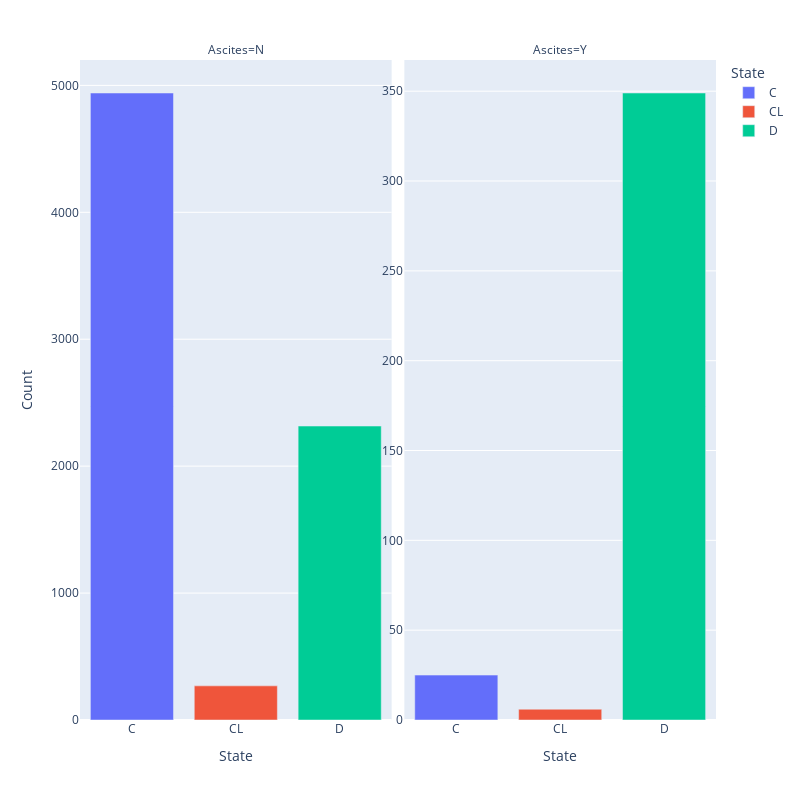

The cell this chart's notebook holds for it:
### Code cell
facet_compare('Ascites')

### Figure 1 — Plotly figure (JSON) as saved in the notebook; plotly's stock layout.template omitted (floating-point values rounded to 4 significant figures)
{"data": [{"alignmentgroup": "True", "hovertemplate": "State=%{x}<br>Ascites=N<br>Count=%{y}<extra></extra>", "legendgroup": "C", "marker": {"color": "#636efa", "pattern": {"shape": ""}}, "name": "C", "offsetgroup": "C", "orientation": "v", "showlegend": true, "textposition": "auto", "type": "bar", "x": ["C"], "xaxis": "x", "y": [4940], "yaxis": "y"}, {"alignmentgroup": "True", "hovertemplate": "State=%{x}<br>Ascites=Y<br>Count=%{y}<extra></extra>", "legendgroup": "C", "marker": {"color": "#636efa", "pattern": {"shape": ""}}, "name": "C", "offsetgroup": "C", "orientation": "v", "showlegend": false, "textposition": "auto", "type": "bar", "x": ["C"], "xaxis": "x2", "y": [25], "yaxis": "y2"}, {"alignmentgroup": "True", "hovertemplate": "State=%{x}<br>Ascites=N<br>Count=%{y}<extra></extra>", "legendgroup": "CL", "marker": {"color": "#EF553B", "pattern": {"shape": ""}}, "name": "CL", "offsetgroup": "CL", "orientation": "v", "showlegend": true, "textposition": "auto", "type": "bar", "x": ["CL"], "xaxis": "x", "y": [269], "yaxis": "y"}, {"alignmentgroup": "True", "hovertemplate": "State=%{x}<br>Ascites=Y<br>Count=%{y}<extra></extra>", "legendgroup": "CL", "marker": {"color": "#EF553B", "pattern": {"shape": ""}}, "name": "CL", "offsetgroup": "CL", "orientation": "v", "showlegend": false, "textposition": "auto", "type": "bar", "x": ["CL"], "xaxis": "x2", "y": [6], "yaxis": "y2"}, {"alignmentgroup": "True", "hovertemplate": "State=%{x}<br>Ascites=N<br>Count=%{y}<extra></extra>", "legendgroup": "D", "marker": {"color": "#00cc96", "pattern": {"shape": ""}}, "name": "D", "offsetgroup": "D", "orientation": "v", "showlegend": true, "textposition": "auto", "type": "bar", "x": ["D"], "xaxis": "x", "y": [2316], "yaxis": "y"}, {"alignmentgroup": "True", "hovertemplate": "State=%{x}<br>Ascites=Y<br>Count=%{y}<extra></extra>", "legendgroup": "D", "marker": {"color": "#00cc96", "pattern": {"shape": ""}}, "name": "D", "offsetgroup": "D", "orientation": "v", "showlegend": false, "textposition": "auto", "type": "bar", "x": ["D"], "xaxis": "x2", "y": [349], "yaxis": "y2"}], "layout": {"annotations": [{"font": {}, "showarrow": false, "text": "Ascites=N", "x": 0.245, "xanchor": "center", "xref": "paper", "y": 1, "yanchor": "bottom", "yref": "paper"}, {"font": {}, "showarrow": false, "text": "Ascites=Y", "x": 0.755, "xanchor": "center", "xref": "paper", "y": 1, "yanchor": "bottom", "yref": "paper"}], "barmode": "relative", "height": 800, "legend": {"title": {"text": "State"}, "tracegroupgap": 0}, "margin": {"t": 60}, "width": 800, "xaxis": {"anchor": "y", "autorange": true, "categoryarray": ["C", "CL", "D"], "categoryorder": "array", "domain": [0, 0.49], "range": [-0.5, 2.5], "title": {"text": "State"}, "type": "category"}, "xaxis2": {"anchor": "y2", "autorange": true, "categoryarray": ["C", "CL", "D"], "categoryorder": "array", "domain": [0.51, 1], "matches": "x", "range": [-0.5, 2.5], "title": {"text": "State"}, "type": "category"}, "yaxis": {"anchor": "x", "autorange": true, "domain": [0, 1], "range": [0, 5200], "showticklabels": true, "title": {"text": "Count"}, "type": "linear"}, "yaxis2": {"anchor": "x2", "autorange": true, "domain": [0, 1], "range": [0, 367.4], "showticklabels": true, "type": "linear"}}}
